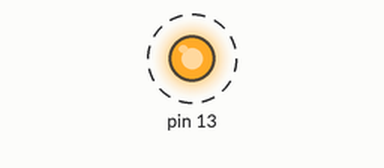
This sketch was run on a simulated Arduino Uno, built with avr-gcc and run on an emulated ATmega328P. Parts: output pins drawn as LEDs (lit = HIGH). Dashed ring = blinking.

Above: at 0.2 s.
Timing chart, 0 to 3.0 s (numbered marks = the images above):
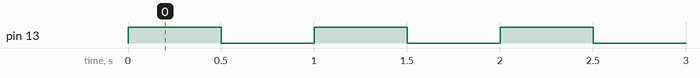

The sketch:

Assignment1_register.ino
```cpp
void setup() {
  // put your setup code here, to run once:
  DDRB |= (1 << 5);
}

void loop() {
  // put your main code here, to run repeatedly:
  PORTB |= (1 << 5);
  _delay_ms(500);
  PORTB &= ~(1 << 5);// 00010000
  _delay_ms(500);
}
```

Measured:
- by itself, pin 13: alternates HIGH for 0.50 s and LOW for 0.50 s
